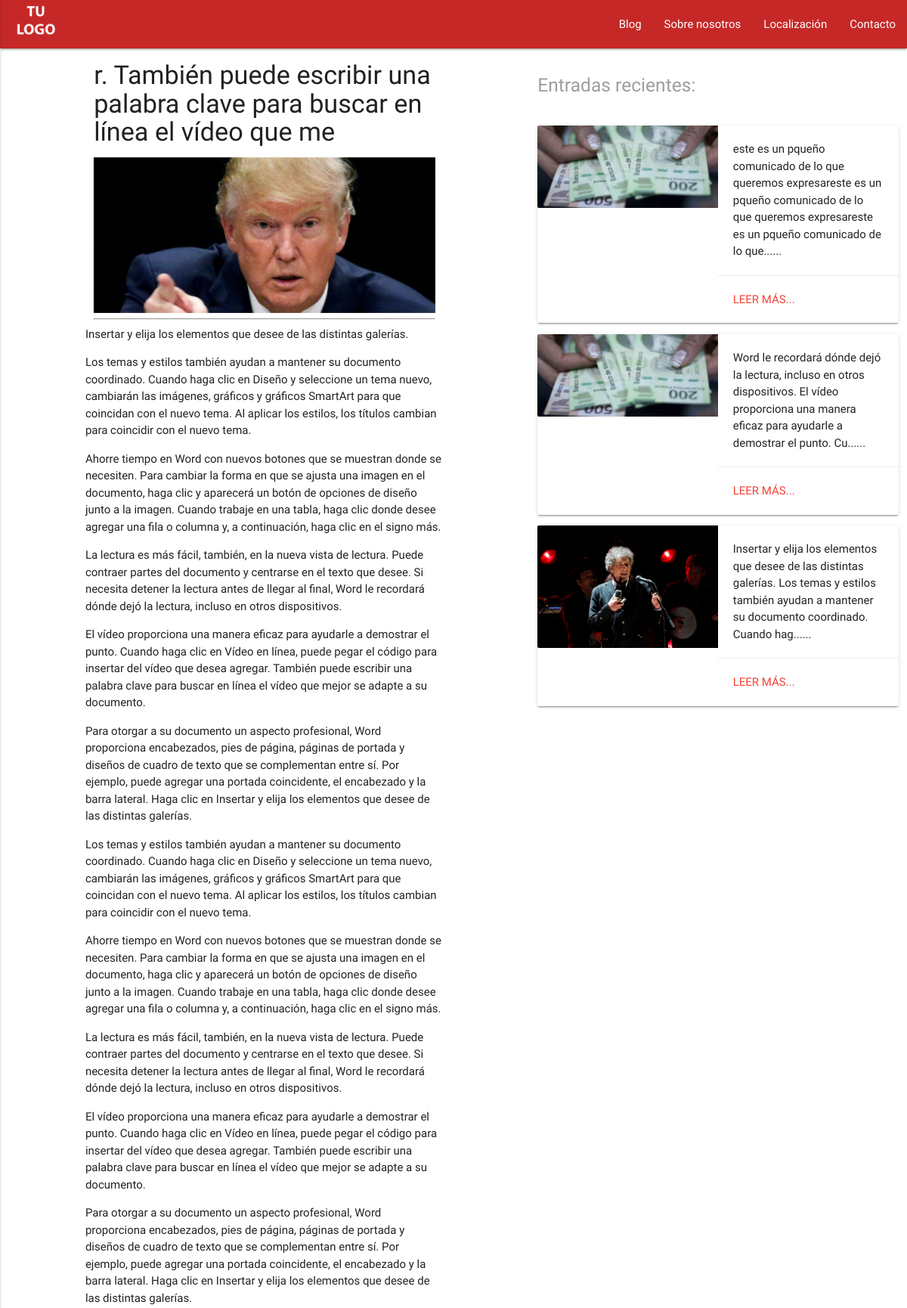
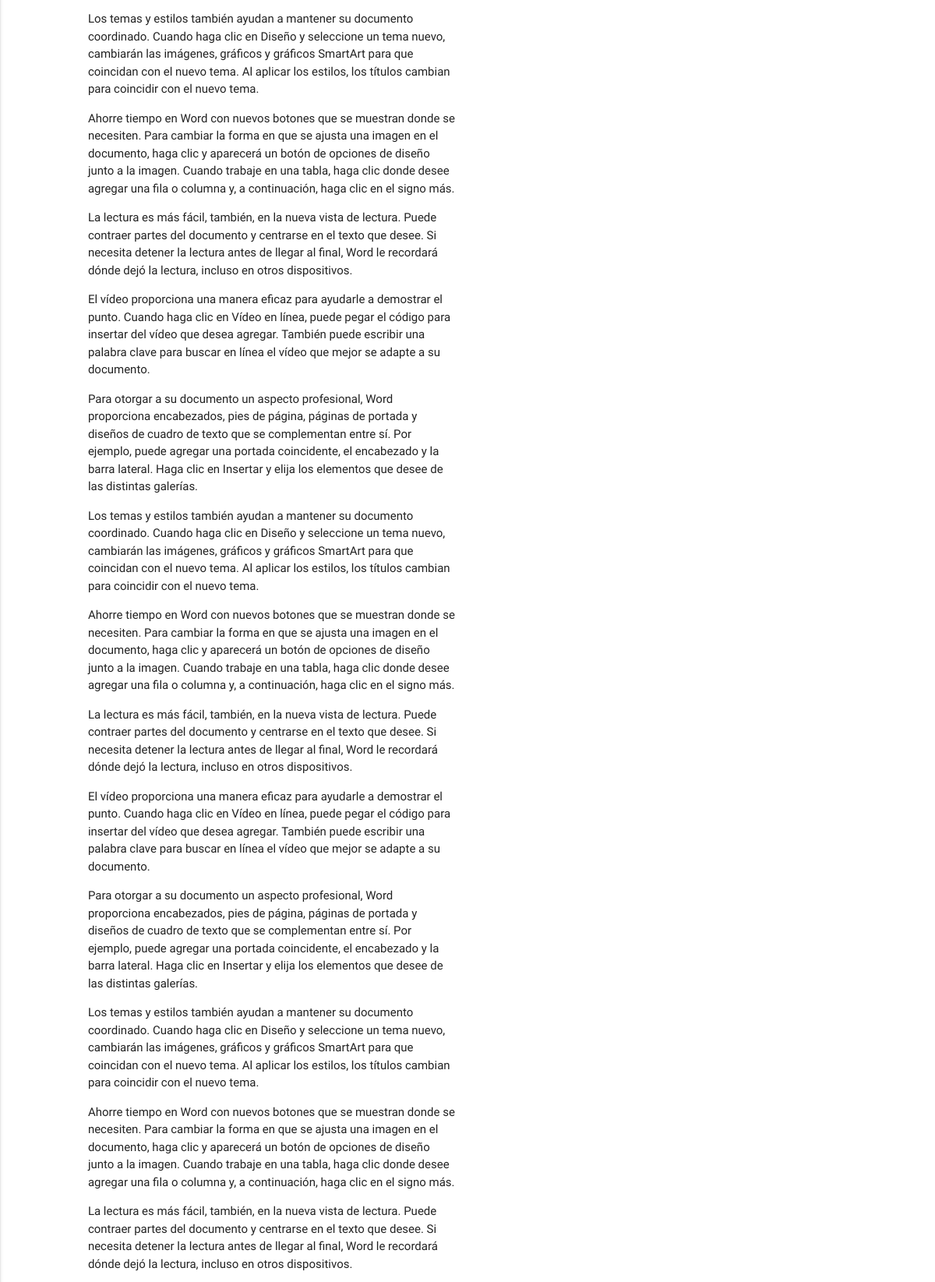
The app's page /entrada.php?id=46 (upper part) with its own data (2 pictures, top to bottom).
### tables this page shows
CREATE TABLE IF NOT EXISTS `entrada` (
  `idEntrada` int(11) NOT NULL AUTO_INCREMENT,
  `autorEntrada` varchar(50) NOT NULL,
  `fechaEntrada` date NOT NULL,
  `categoriaEntrada` varchar(50) NOT NULL,
  `tituloEntrada` varchar(80) NOT NULL,
  `imgEntrada` text NOT NULL,
  `descripcionEntrada` text NOT NULL,
  `contenidoEntrada` text NOT NULL,
  PRIMARY KEY (`idEntrada`)
);

### recientes.php (the view, shortened to what this page needs)
<?php
$id = $_GET["id"];
  $consulta =  mysql_query("SELECT * FROM entrada WHERE idEntrada !='$id' ORDER BY idEntrada DESC LIMIT 3");
	while ($registro = mysql_fetch_array($consulta)) {
	echo	"<div class='card horizontal hoverable animated pulse'>";
	echo		"<div class='card-image'>";
	echo			"<img src='img/entradas/". $registro["imgEntrada"] . "'>";
	echo		"</div>";
	echo		"<div class='card-stacked'>";
	echo			"<div class='card-content'>";
	echo				"<p>" . $registro["descripcionEntrada"] . "...</p>";
	echo			"</div>";
	echo			"<div class='card-action'>";
	echo				"<a href='entrada.php?id=" . $registro["idEntrada"] . "' class='red-text'>Leer más...</a>";
	echo			"</div>";
	echo		"</div>";
	echo	"</div>";
	}
 ?>

### formatoEntrada.php (shortened to what this page needs)
<?php
					$id = $_GET["id"];
					$consulta = mysql_query("SELECT * FROM entrada WHERE idEntrada = '$id'");
					while ($registro = mysql_fetch_array($consulta)) {
						echo "<div id='titulo' class='col s12 animated fadeIn'><h4 class='left'>" . $registro["tituloEntrada"] . "</h4><br></div>";
						echo "<div id='img' ><img src='img/entradas/" . $registro["imgEntrada"] . "' class='col s12 animated fadeIn'><br></div>";
						echo "<div class='col s12'><hr></div>";
						echo "<div id='contenido' class='animated fadeIn'>" . $registro["contenidoEntrada"] . "</div>";
					}
 ?>

### records on screen
entrada: tituloEntrada "r. También puede escribir una palabra clave para buscar en línea el vídeo que me", imgEntrada (picture), contenidoEntrada "Insertar y elija los elementos que desee de las distintas galerías. Los temas y estilos también ayudan a mantener su documento coordinado. Cuando haga clic en Diseño y seleccione un tema nuevo, cambiarán las imágenes, gráficos y gráficos SmartArt para que coincidan con el nuevo tema. Al aplicar los estilos, los títulos cambian para coincidir con el nuevo tema. Ahorre tiempo en Word con nuevos botones que se muestran donde se necesiten. Para cambiar la forma en que se ajusta una imagen en el documento, haga clic y aparecerá un botón de opciones de diseño junto a la imagen. Cuando trabaje en una tabla, haga clic donde desee agregar una fila o columna y, a continuación, haga clic en el signo…"
entrada: imgEntrada (picture), descripcionEntrada "este es un pqueño comunicado de lo que queremos expresareste es un pqueño comunicado de lo que queremos expresareste es un pqueño comunicado de lo que..."
entrada: imgEntrada (picture), descripcionEntrada "Word le recordará dónde dejó la lectura, incluso en otros dispositivos. El vídeo proporciona una manera eficaz para ayudarle a demostrar el punto. Cu..."
entrada: imgEntrada (picture), descripcionEntrada "Insertar y elija los elementos que desee de las distintas galerías. Los temas y estilos también ayudan a mantener su documento coordinado. Cuando hag..."
